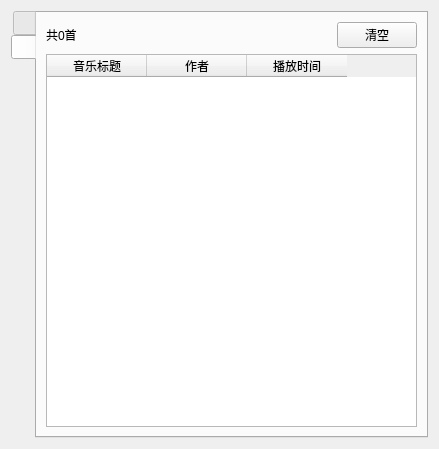
<?xml version="1.0" encoding="UTF-8"?>
<ui version="4.0">
 <class>PlayListWidget</class>
 <widget class="QWidget" name="PlayListWidget">
  <property name="geometry">
   <rect>
    <x>0</x>
    <y>0</y>
    <width>439</width>
    <height>449</height>
   </rect>
  </property>
  <property name="windowTitle">
   <string>Form</string>
  </property>
  <layout class="QGridLayout" name="gridLayout">
   <item row="0" column="0">
    <widget class="QTabWidget" name="tabWidget">
     <property name="tabPosition">
      <enum>QTabWidget::West</enum>
     </property>
     <property name="tabShape">
      <enum>QTabWidget::Rounded</enum>
     </property>
     <property name="currentIndex">
      <number>1</number>
     </property>
     <property name="iconSize">
      <size>
       <width>20</width>
       <height>20</height>
      </size>
     </property>
     <property name="elideMode">
      <enum>Qt::ElideNone</enum>
     </property>
     <property name="tabBarAutoHide">
      <bool>false</bool>
     </property>
     <widget class="QWidget" name="widgetTabPlaylist">
      <attribute name="icon">
       <iconset>
        <normaloff>../../ico图标/icon.ico</normaloff>../../ico图标/icon.ico</iconset>
      </attribute>
      <attribute name="title">
       <string/>
      </attribute>
      <layout class="QGridLayout" name="gridLayout_2">
       <item row="1" column="0">
        <widget class="MusicTableWidget" name="playlistWidget">
         <column>
          <property name="text">
           <string>正在播放</string>
          </property>
         </column>
         <column>
          <property name="text">
           <string>作者</string>
          </property>
         </column>
         <column>
          <property name="text">
           <string>时长</string>
          </property>
         </column>
        </widget>
       </item>
       <item row="0" column="0">
        <layout class="QHBoxLayout" name="horizontalLayout">
         <item>
          <widget class="QLabel" name="labListCount">
           <property name="text">
            <string>共0首</string>
           </property>
          </widget>
         </item>
         <item>
          <spacer name="horizontalSpacer">
           <property name="orientation">
            <enum>Qt::Horizontal</enum>
           </property>
           <property name="sizeHint" stdset="0">
            <size>
             <width>40</width>
             <height>20</height>
            </size>
           </property>
          </spacer>
         </item>
         <item>
          <widget class="QPushButton" name="btnCleanList">
           <property name="text">
            <string>清空</string>
           </property>
          </widget>
         </item>
        </layout>
       </item>
      </layout>
     </widget>
     <widget class="QWidget" name="widgetTabPlayrecordList">
      <attribute name="icon">
       <iconset>
        <normaloff>../../ico图标/ooopic_1478350064.ico</normaloff>../../ico图标/ooopic_1478350064.ico</iconset>
      </attribute>
      <attribute name="title">
       <string/>
      </attribute>
      <layout class="QGridLayout" name="gridLayout_3">
       <item row="0" column="0">
        <layout class="QHBoxLayout" name="horizontalLayout_2">
         <item>
          <widget class="QLabel" name="labRecordlistCount">
           <property name="text">
            <string>共0首</string>
           </property>
          </widget>
         </item>
         <item>
          <spacer name="horizontalSpacer_2">
           <property name="orientation">
            <enum>Qt::Horizontal</enum>
           </property>
           <property name="sizeHint" stdset="0">
            <size>
             <width>40</width>
             <height>20</height>
            </size>
           </property>
          </spacer>
         </item>
         <item>
          <widget class="QPushButton" name="btnCleanRecordlist">
           <property name="text">
            <string>清空</string>
           </property>
          </widget>
         </item>
        </layout>
       </item>
       <item row="1" column="0">
        <widget class="MusicTableWidget" name="recordlist">
         <column>
          <property name="text">
           <string>音乐标题</string>
          </property>
         </column>
         <column>
          <property name="text">
           <string>作者</string>
          </property>
         </column>
         <column>
          <property name="text">
           <string>播放时间</string>
          </property>
         </column>
        </widget>
       </item>
      </layout>
     </widget>
    </widget>
   </item>
  </layout>
 </widget>
 <customwidgets>
  <customwidget>
   <class>MusicTableWidget</class>
   <extends>QTableWidget</extends>
   <header location="global">musictablewidget.h</header>
  </customwidget>
 </customwidgets>
 <resources/>
 <connections/>
</ui>
